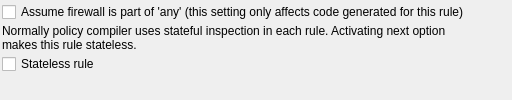
         <widget class="QWidget" name="tab1" >
          <attribute name="title" >
           <string>General</string>
          </attribute>
          <layout class="QGridLayout" >
           <property name="leftMargin" >
            <number>2</number>
           </property>
           <property name="topMargin" >
            <number>2</number>
           </property>
           <property name="rightMargin" >
            <number>2</number>
           </property>
           <property name="bottomMargin" >
            <number>2</number>
           </property>
           <property name="horizontalSpacing" >
            <number>2</number>
           </property>
           <property name="verticalSpacing" >
            <number>2</number>
           </property>
           <item row="0" column="0" >
            <widget class="QCheckBox" name="ipt_assumeFwIsPartOfAny" >
             <property name="text" >
              <string>Assume firewall is part of 'any' (this setting only affects code generated for this rule)</string>
             </property>
            </widget>
           </item>
           <item row="2" column="0" >
            <widget class="QCheckBox" name="ipt_stateless" >
             <property name="text" >
              <string>Stateless rule</string>
             </property>
            </widget>
           </item>
           <item row="1" column="0" >
            <widget class="QLabel" name="textLabel7" >
             <property name="text" >
              <string>Normally policy compiler uses stateful inspection in each rule. Activating next option makes this rule stateless.</string>
             </property>
             <property name="alignment" >
              <set>Qt::AlignVCenter</set>
             </property>
             <property name="wordWrap" >
              <bool>true</bool>
             </property>
            </widget>
           </item>
           <item row="1" column="1" >
            <spacer>
             <property name="orientation" >
              <enum>Qt::Horizontal</enum>
             </property>
             <property name="sizeType" >
              <enum>QSizePolicy::MinimumExpanding</enum>
             </property>
             <property name="sizeHint" >
              <size>
               <width>40</width>
               <height>0</height>
              </size>
             </property>
            </spacer>
           </item>
           <item row="3" column="0" >
            <spacer>
             <property name="orientation" >
              <enum>Qt::Vertical</enum>
             </property>
             <property name="sizeType" >
              <enum>QSizePolicy::MinimumExpanding</enum>
             </property>
             <property name="sizeHint" >
              <size>
               <width>20</width>
               <height>0</height>
              </size>
             </property>
            </spacer>
           </item>
          </layout>
         </widget>
